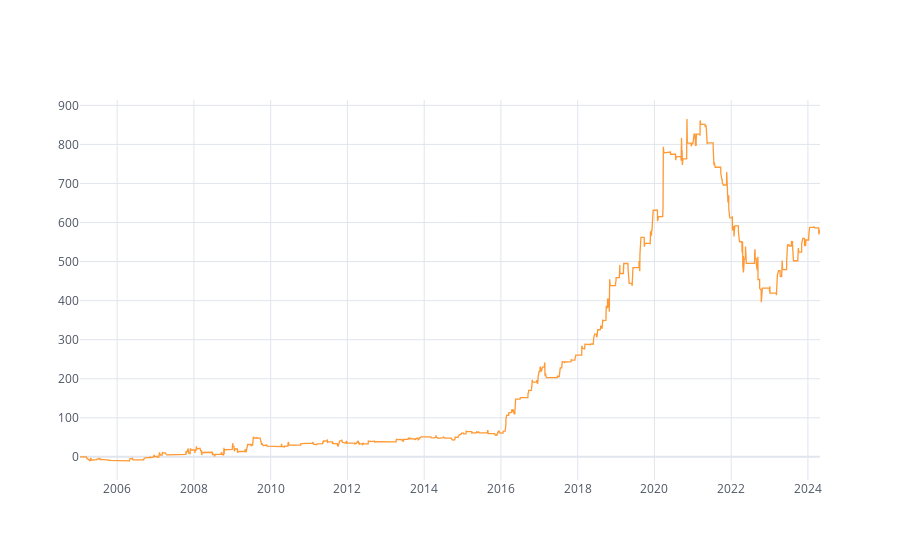

The cell this chart's notebook holds for it:
### Code cell
M.long_account_curve.iplot()

### Figure 1 — Plotly figure (JSON) as saved in the notebook; plotly's stock layout.template omitted (floating-point values rounded to 4 significant figures; data arrays with more than 128 entries replaced by an {"elided": "..."} marker saying what was removed)
{"data": [{"line": {"color": "rgba(255, 153, 51, 1.0)", "dash": "solid", "shape": "linear", "width": 1.3}, "mode": "lines", "name": "None", "text": "", "x": {"elided": "4854 str values"}, "y": {"elided": "4854 float values"}, "type": "scatter"}], "layout": {"legend": {"bgcolor": "#FFFFFF", "font": {"color": "#4D5663"}}, "paper_bgcolor": "#FFFFFF", "plot_bgcolor": "#FFFFFF", "title": {"font": {"color": "#4D5663"}}, "xaxis": {"gridcolor": "#E1E5ED", "showgrid": true, "tickfont": {"color": "#4D5663"}, "title": {"font": {"color": "#4D5663"}, "text": ""}, "zerolinecolor": "#E1E5ED"}, "yaxis": {"gridcolor": "#E1E5ED", "showgrid": true, "tickfont": {"color": "#4D5663"}, "title": {"font": {"color": "#4D5663"}, "text": ""}, "zerolinecolor": "#E1E5ED"}}}
